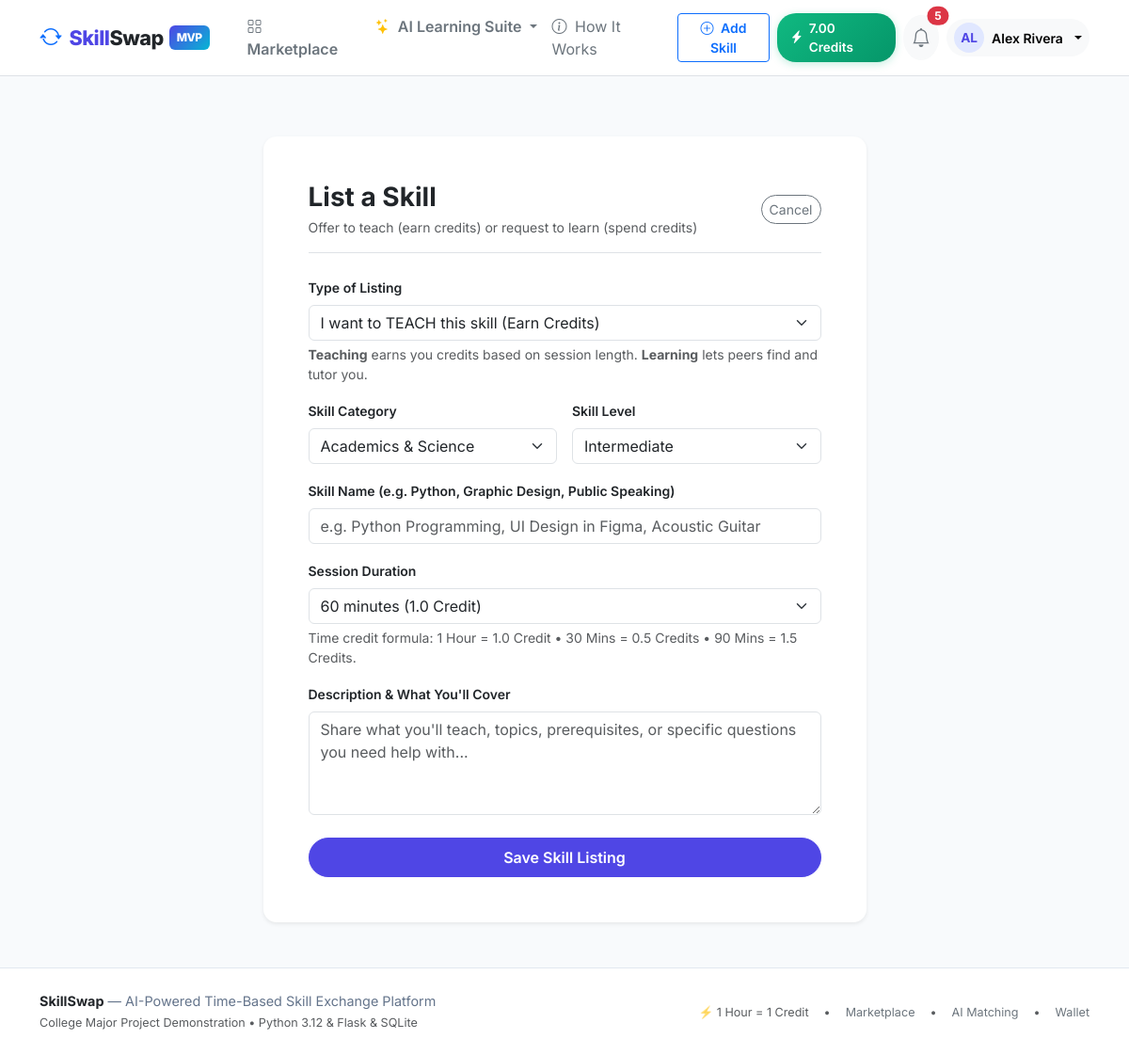
Page /skills/new (signed in) on the committed database.
### app/models/wallet.py (models this page shows, shortened)
class Wallet(db.Model):
    __tablename__ = "wallets"
    id = db.Column(db.Integer, primary_key=True)
    user_id = db.Column(db.Integer, db.ForeignKey("users.id"), unique=True, nullable=False, index=True)
    available_balance = db.Column(db.Numeric(8, 2), default=Decimal("0.00"), nullable=False)
    reserved_balance = db.Column(db.Numeric(8, 2), default=Decimal("0.00"), nullable=False)
    updated_at = db.Column(db.DateTime, default=lambda: datetime.now(timezone.utc), onupdate=lambda: datetime.now(timezone.utc), nullable=False)
    user = db.relationship("User", back_populates="wallet")
    transactions = db.relationship(
        "WalletTransaction", back_populates="wallet", cascade="all, delete-orphan", order_by="desc(WalletTransaction.created_at)"
    )

### app/models/user.py (models this page shows, shortened)
class User(UserMixin, db.Model):
    __tablename__ = "users"
    id = db.Column(db.Integer, primary_key=True)
    username = db.Column(db.String(64), unique=True, nullable=False, index=True)
    email = db.Column(db.String(120), unique=True, nullable=False, index=True)
    password_hash = db.Column(db.String(256), nullable=False)
    full_name = db.Column(db.String(100), nullable=False)
    role = db.Column(db.String(20), default="user", nullable=False)  # 'user', 'admin'
    status = db.Column(db.String(20), default="active", nullable=False)  # 'active', 'suspended'
    bio = db.Column(db.Text, default="")
    headline = db.Column(db.String(150), default="")
    location = db.Column(db.String(100), default="")
    timezone = db.Column(db.String(50), default="UTC")
    avatar_path = db.Column(db.String(255), nullable=True)
    created_at = db.Column(db.DateTime, default=lambda: datetime.now(timezone.utc), nullable=False)
    updated_at = db.Column(db.DateTime, default=lambda: datetime.now(timezone.utc), onupdate=lambda: datetime.now(timezone.utc), nullable=False)
    wallet = db.relationship("Wallet", back_populates="user", uselist=False, cascade="all, delete-orphan")
    skills = db.relationship("UserSkill", back_populates="user", cascade="all, delete-orphan", lazy="dynamic")
    availability = db.relationship("AvailabilitySlot", back_populates="user", cascade="all, delete-orphan")
    bookings_as_learner = db.relationship(
        "Booking", foreign_keys="Booking.learner_id", back_populates="learner", lazy="dynamic"
    )
    bookings_as_teacher = db.relationship(
        "Booking", foreign_keys="Booking.teacher_id", back_populates="teacher", lazy="dynamic"
    )
    reviews_given = db.relationship(
        "Review", foreign_keys="Review.reviewer_id", back_populates="reviewer", lazy="dynamic"
    )
    reviews_received = db.relationship(
        "Review", foreign_keys="Review.reviewee_id", back_populates="reviewee", lazy="dynamic"
    )
    notifications = db.relationship("Notification", back_populates="user", cascade="all, delete-orphan", lazy="dynamic")
    roadmaps = db.relationship("LearningRoadmap", back_populates="user", cascade="all, delete-orphan", lazy="dynamic")
    quizzes = db.relationship("GeneratedQuiz", back_populates="user", cascade="all, delete-orphan", lazy="dynamic")
    ai_conversations = db.relationship("AIConversation", back_populates="user", cascade="all, delete-orphan", lazy="dynamic")
    ai_prefs = db.relationship("UserAIPrefs", back_populates="user", uselist=False, cascade="all, delete-orphan")
    @property
    def is_admin(self) -> bool:
        return self.role == "admin"
    @property
    def is_active(self) -> bool:
        return self.status == "active"

### app/skills/routes.py (the view, shortened to what this page needs)
@bp.route("/new", methods=["GET", "POST"])
@login_required
def new():
    form = UserSkillForm()
    categories = SkillCategory.query.order_by(SkillCategory.name).all()
    form.category_id.choices = [(c.id, c.name) for c in categories]
    return render_template("skills/new.html", form=form)

### app/services/notification_service.py (called while the page is built)
def get_unread_count(user_id: int) -> int:
    return Notification.query.filter_by(user_id=user_id, is_read=False).count()

### app/templates/skills/new.html (shortened to what this page needs)
{% extends "base.html" %}
{% block content %}
<div class="container py-4">
  <div class="row justify-content-center">
    <div class="col-md-8 col-lg-7">
      <div class="card p-4 p-md-5 border-0 shadow-sm">
        <div class="d-flex align-items-center justify-content-between mb-4 border-bottom pb-3">
          <div>
            <h3 class="fw-bold mb-1">List a Skill</h3>
            <p class="text-muted small mb-0">Offer to teach (earn credits) or request to learn (spend credits)</p>
          </div>
          <a href="{{ url_for('skills.index') }}" class="btn btn-outline-secondary btn-sm rounded-pill">
            Cancel
          </a>
        </div>
        <form method="POST" action="{{ url_for('skills.new') }}">
          <div class="mb-3">
            {{ form.kind.label(class="form-label fw-semibold small") }}
            {{ form.kind(class="form-select" + (" is-invalid" if form.kind.errors else "")) }}
            <div class="form-text small">
              <strong>Teaching</strong> earns you credits based on session length. <strong>Learning</strong> lets peers find and tutor you.
            </div>
          </div>
          <div class="row g-3 mb-3">
            <div class="col-md-6">
              {{ form.category_id.label(class="form-label fw-semibold small") }}
              {{ form.category_id(class="form-select" + (" is-invalid" if form.category_id.errors else "")) }}
            </div>
            <div class="col-md-6">
              {{ form.level.label(class="form-label fw-semibold small") }}
              {{ form.level(class="form-select" + (" is-invalid" if form.level.errors else "")) }}
            </div>
          </div>
          <div class="mb-3">
            {{ form.skill_name.label(class="form-label fw-semibold small") }}
            {{ form.skill_name(class="form-control" + (" is-invalid" if form.skill_name.errors else ""), placeholder="e.g. Python Programming, UI Design in Figma, Acoustic Guitar") }}
          </div>
          <div class="mb-3">
            {{ form.session_minutes.label(class="form-label fw-semibold small") }}
            {{ form.session_minutes(class="form-select" + (" is-invalid" if form.session_minutes.errors else "")) }}
            <div class="form-text small">
              Time credit formula: 1 Hour = 1.0 Credit • 30 Mins = 0.5 Credits • 90 Mins = 1.5 Credits.
            </div>
          </div>
          <div class="mb-4">
            {{ form.description.label(class="form-label fw-semibold small") }}
            {{ form.description(class="form-control" + (" is-invalid" if form.description.errors else ""), rows=4) }}
          </div>
          {{ form.submit(class="btn btn-primary px-4 py-2 fw-semibold rounded-pill w-100") }}
        </form>
      </div>
    </div>
  </div>
</div>
{% endblock %}

### app/templates/base.html (shortened to what this page needs)
<!DOCTYPE html>
<html lang="en">
<head>
  <link href="https://cdn.jsdelivr.net/npm/bootstrap@5.3.3/dist/css/bootstrap.min.css" rel="stylesheet">
  <link rel="stylesheet" href="https://cdn.jsdelivr.net/npm/bootstrap-icons@1.11.3/font/bootstrap-icons.min.css">
  <link rel="stylesheet" href="{{ url_for('static', filename='css/custom.css') }}">
</head>
<body>
  <nav class="navbar navbar-expand-lg navbar-light bg-white border-bottom sticky-top py-2">
    <div class="container">
      <a class="navbar-brand d-flex align-items-center" href="{{ url_for('dashboard.index') }}">
        <i class="bi bi-arrow-repeat text-primary me-2 fs-4"></i>
        <span>Skill<span class="text-dark">Swap</span></span>
        <span class="brand-badge">MVP</span>
      </a>
      <div class="collapse navbar-collapse" id="navbarMain">
        <ul class="navbar-nav me-auto mb-2 mb-lg-0 ms-lg-3">
          <li class="nav-item">
            <a class="nav-link fw-semibold text-secondary" href="{{ url_for('skills.index') }}">
              <i class="bi bi-grid me-1"></i> Marketplace
            </a>
          </li>
          <li class="nav-item dropdown">
            <a class="nav-link dropdown-toggle fw-semibold text-secondary" href="#" role="button" data-bs-toggle="dropdown">
              <i class="bi bi-stars text-warning me-1"></i> AI Learning Suite
            </a>
          </li>
          <li class="nav-item">
            <a class="nav-link text-secondary" href="#" data-bs-toggle="modal" data-bs-target="#howItWorksModal">
              <i class="bi bi-info-circle me-1"></i> How It Works
            </a>
          </li>
        </ul>
        <div class="d-flex align-items-center gap-2">
          {% if current_user.is_authenticated %}
            <a href="{{ url_for('skills.new') }}" class="btn btn-outline-primary btn-sm fw-semibold d-none d-md-inline-block">
              <i class="bi bi-plus-circle me-1"></i> Add Skill
            </a>
            <a href="{{ url_for('wallet.index') }}" class="credit-pill" title="1 Hour Teaching = 1 Credit">
              <i class="bi bi-lightning-charge-fill"></i>
              <span>{{ current_user.wallet.available_balance if current_user.wallet else '0.00' }} Credits</span>
            </a>
            <a href="{{ url_for('notifications.index') }}" class="btn btn-light position-relative p-2 rounded-circle" title="Notifications">
              <i class="bi bi-bell fs-5 text-secondary"></i>
              {% if unread_count > 0 %}
                <span class="position-absolute top-0 start-100 translate-middle badge rounded-pill bg-danger">
                  {{ unread_count }}
                </span>
              {% endif %}
            </a>
            <div class="dropdown">
              <button class="btn btn-light dropdown-toggle d-flex align-items-center gap-2 border-0 rounded-pill px-2 py-1" data-bs-toggle="dropdown">
                <div class="avatar-circle" style="width: 32px; height: 32px; font-size: 0.85rem;">
                  {{ current_user.username[:2].upper() }}
                </div>
                <span class="fw-semibold small d-none d-lg-inline">{{ current_user.full_name }}</span>
              </button>
            </div>
          {% else %}
            <a href="{{ url_for('auth.login') }}" class="btn btn-link text-decoration-none text-secondary fw-semibold">Sign In</a>
            <a href="{{ url_for('auth.register') }}" class="btn btn-primary fw-semibold shadow-sm">
              Get Started <span class="badge bg-warning text-dark ms-1">+2.0 Cr</span>
            </a>
          {% endif %}
        </div>
      </div>
    </div>
  </nav>
  <main class="py-4">
    {% block content %}{% endblock %}
  </main>
  <footer class="mt-auto">
    <div class="container">
      <div class="row gy-3 align-items-center">
        <div class="col-md-6 text-center text-md-start">
          <span class="fw-bold text-dark">SkillSwap</span> — AI-Powered Time-Based Skill Exchange Platform
          <div class="text-muted small mt-1">College Major Project Demonstration • Python 3.12 & Flask & SQLite</div>
        </div>
        <div class="col-md-6 text-center text-md-end">
          <div class="d-inline-flex gap-3 text-muted small">
            <span>⚡ 1 Hour = 1 Credit</span>
            <span>•</span>
            <a href="{{ url_for('skills.index') }}" class="text-decoration-none text-secondary">Marketplace</a>
            <span>•</span>
            <a href="{{ url_for('ai.matching') }}" class="text-decoration-none text-secondary">AI Matching</a>
            <span>•</span>
            <a href="{{ url_for('wallet.index') }}" class="text-decoration-none text-secondary">Wallet</a>
          </div>
        </div>
      </div>
    </div>
  </footer>
</body>
</html>

### app/static/css/custom.css (style rules this page uses)
:root { --primary: #4f46e5; --primary-hover: #4338ca; --primary-light: #e0e7ff; --accent: #10b981; --accent-hover: #059669; --accent-light: #d1fae5; --dark: #0f172a; --dark-surface: #1e293b; --gray-border: #e2e8f0; --gray-bg: #f8fafc; --font-family: 'Inter', system-ui, -apple-system, sans-serif; }
body { font-family: var(--font-family); background-color: var(--gray-bg); color: #334155; min-height: 100vh; display: flex; flex-direction: column; }
main { flex: 1; }
.navbar-brand { font-weight: 800; font-size: 1.35rem; letter-spacing: -0.5px; color: var(--primary) !important; }
.navbar-brand .brand-badge { background: linear-gradient(135deg, #4f46e5 0%, #06b6d4 100%); color: white; padding: 4px 8px; border-radius: 6px; font-size: 0.75rem; vertical-align: middle; margin-left: 6px; }
.credit-pill { background: linear-gradient(135deg, #10b981 0%, #059669 100%); color: white !important; font-weight: 600; border-radius: 20px; padding: 6px 14px; display: inline-flex; align-items: center; gap: 6px; font-size: 0.85rem; text-decoration: none; box-shadow: 0 2px 8px rgba(16, 185, 129, 0.25); transition: transform 0.15s ease; }
.card { border: 1px solid var(--gray-border); border-radius: 14px; box-shadow: 0 4px 15px -2px rgba(15, 23, 42, 0.04); transition: transform 0.2s ease, box-shadow 0.2s ease; background: white; }
.btn-primary { background-color: var(--primary); border-color: var(--primary); border-radius: 8px; font-weight: 600; padding: 8px 18px; }
.avatar-circle { width: 44px; height: 44px; border-radius: 50%; background: var(--primary-light); color: var(--primary); font-weight: 700; display: inline-flex; align-items: center; justify-content: center; font-size: 1.1rem; }
footer { background: white; border-top: 1px solid var(--gray-border); padding: 24px 0; font-size: 0.9rem; color: #64748b; }

### rows in the picture
Wallet: wallet "7.00"
User: username "AL", full_name "Alex Rivera"

### other values in the picture
{{ unread_count }} "5"
